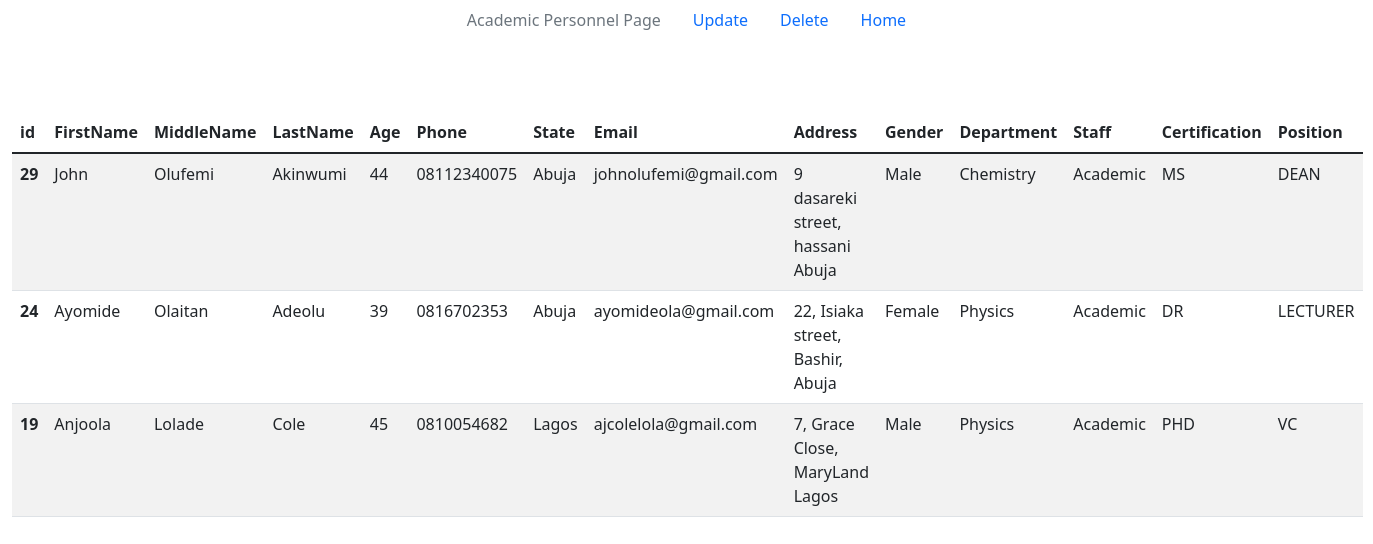
The app's page /dist/acad.php with its own data.
### tables this page shows
CREATE TABLE IF NOT EXISTS `personnel` (
  `id` int(11) NOT NULL AUTO_INCREMENT,
  `fname` varchar(30) NOT NULL,
  `mname` varchar(30) NOT NULL,
  `lname` varchar(30) NOT NULL,
  `age` int(100) NOT NULL,
  `phone` varchar(30) NOT NULL,
  `state` varchar(10) NOT NULL,
  `email` varchar(30) NOT NULL,
  `address` varchar(50) NOT NULL,
  `gender` varchar(10) NOT NULL,
  `department` varchar(30) NOT NULL,
  `staff` varchar(40) NOT NULL,
  `certification` varchar(40) NOT NULL,
  `position` varchar(40) NOT NULL,
  PRIMARY KEY (`id`)
);

### dist/acad.php (the view, shortened to what this page needs)
<?php
include 'connect.php';
?>
<!DOCTYPE html>
<html lang="en">
  <head>
    <link href="https://cdn.jsdelivr.net/npm/bootstrap@5.1.3/dist/css/bootstrap.min.css" rel="stylesheet">
  </head>
  <body>
       <ul class="nav justify-content-center">
       <li class="nav-item">
    <a class="nav-link disabled" aria-current ="page">Academic Personnel Page</a>
  </li>
  <li class="nav-item">
    <a class="nav-link" href="updateacad.php">Update</a>
  </li>
  <li class="nav-item">
    <a class="nav-link" href="deleteacad.php">Delete</a>
  </li>
  <li class="nav-item">
    <a class="nav-link" href="http://localhost/bolaji/admin/master/index.php">Home</a>
  </li>
</ul>
<br><br><br>
    <div class="container-fluid">
      <table class="table table-striped table-hover">
        <thead>
          <tr>
            <th scope="col">id</th>
            <th scope="col"> FirstName</th>
            <th scope="col"> MiddleName</th>
            <th scope="col"> LastName</th>
            <th scope="col"> Age</th>
            <th scope="col"> Phone</th>
            <th scope="col"> State</th>
            <th scope="col"> Email</th>
            <th scope="col"> Address</th>
            <th scope="col"> Gender</th>
            <th scope="col"> Department</th>
            <th scope="col"> Staff</th>
            <th scope="col"> Certification</th>
            <th scope="col"> Position</th>
          </tr>
        </thead>
        <tbody>
        <?php
         $sql = "select * from `personnel` where staff='Academic'";
         $result = mysqli_query($con, $sql);
         if($result){
          while($row = mysqli_fetch_assoc($result)){
            $id =$row['id'];
            $fname =$row['fname'];
            $mname =$row['mname'];
            $lname =$row['lname'];
            $age =$row['age'];
            $phone =$row['phone'];
            $state =$row['state'];
            $email =$row['email'];
            $address =$row['address'];
            $gender =$row['gender'];
            $department =$row['department'];
            $staff =$row['staff'];
            $certification =$row['certification'];
            $position =$row['position'];
            echo '<tr>
            <th scope="row">'.$id.'</th>
            <td>'.$fname.'</td>
            <td>'.$mname.'</td>
            <td>'.$lname.'</td>
            <td>'.$age.'</td>
            <td>'.$phone.'</td>
            <td>'.$state.'</td>
            <td>'.$email.'</td>
            <td>'.$address.'</td>
            <td>'.$gender.'</td>
            <td>'.$department.'</td>
            <td>'.$staff.'</td>
            <td>'.$certification.'</td>
            <td>'.$position.'</td>
          </tr>';
          }
         }
        ?>
        </tbody>
      </table>
    </div>
  </body>
</html>

### records on screen
personnel: id "29", fname "John", mname "Olufemi", lname "Akinwumi", age "44", phone "08112340075", state "Abuja", email "johnolufemi@gmail.com", address "9 dasareki street, hassani Abuja", gender "Male", department "Chemistry", staff "Academic", certification "MS", position "DEAN"
personnel: id "24", fname "Ayomide", mname "Olaitan", lname "Adeolu", age "39", phone "0816702353", state "Abuja", email "ayomideola@gmail.com", address "22, Isiaka street, Bashir, Abuja", gender "Female", department "Physics", staff "Academic", certification "DR", position "LECTURER"
personnel: id "19", fname "Anjoola", mname "Lolade", lname "Cole", age "45", phone "0810054682", state "Lagos", email "ajcolelola@gmail.com", address "7, Grace Close, MaryLand Lagos", gender "Male", department "Physics", staff "Academic", certification "PHD", position "VC"
